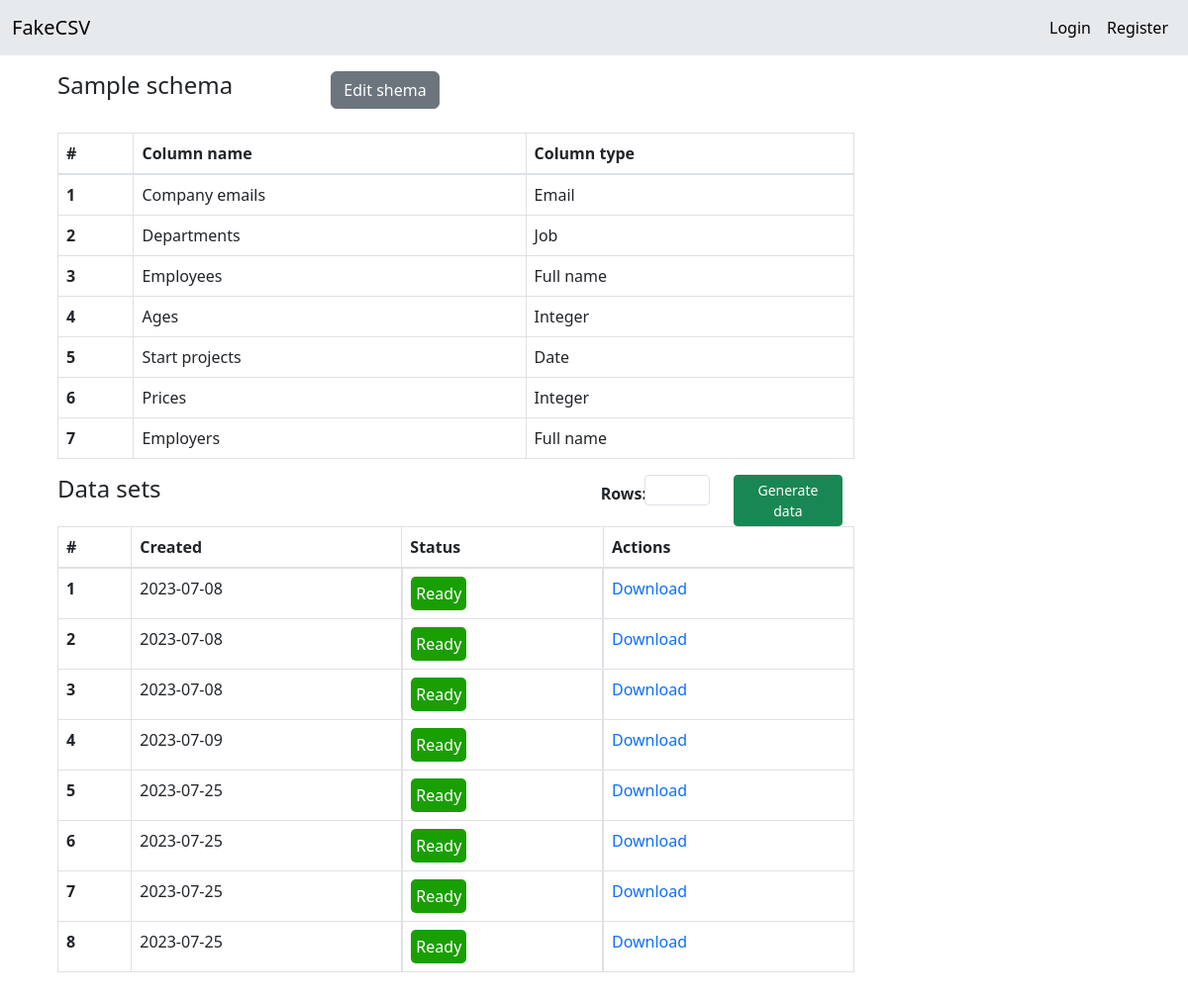
The page /data-sets/Planeks/ on the database its author committed.
### CSV_converter/models.py (models this page shows, shortened)
class Column(models.Model):
    name = models.CharField(max_length=255)
    type = models.CharField(
        max_length=255,
        choices=TYPE_CHOICES
    )
    order = models.CharField(max_length=255)
    schema = models.ForeignKey(
        Schema,
        on_delete=models.CASCADE
    )

class File(models.Model):
    name = models.CharField(max_length=255)
    date = models.DateField(auto_now=True)
    schema = models.ForeignKey(
        Schema,
        on_delete=models.CASCADE
    )

### CSV_converter/views.py (the view, shortened to what this page needs)
# urls.py: path('data-sets/<str:name>/', views.DataSetsView.as_view(), name='data_sets'),
class DataSetsView(View):
    template_name = "data_sets.html"
    fake = Faker()
    def get(self, *args, **kwargs):
        name = kwargs.get('name')
        if name:
            schema = get_object_or_404(Schema, schema_name=name)
            columns = schema.column_set.all()
            files = schema.file_set.all()
        else:
            columns = ''
            files = ''
        schema_dict = {"schema_name": schema.schema_name, "columns": columns, "files": files}
        return render(self.request, self.template_name, schema_dict)

### CSV_converter/templates/data_sets.html (shortened to what this page needs)
{% extends 'base.html' %}
{% load static %}
{% block css %}
<link rel="preload" as="style" href="{% static 'css/data_sets.css' %}" onload="this.rel = 'stylesheet'"/>
{% endblock %}
{% block content %}
<div class="col-sm-9 p-3">
  <form method="post">
    <div class="row justify-content-start">
      <div class="col-4">
        <h4>Sample schema</h4>
      </div>
      <div class="col-4">
        <a role="button" href="{% url 'edit_schema' name=schema_name %}" class="btn btn-secondary">Edit shema</a>
      </div>
    </div>
    <br>
    <table class="table table-bordered">
      <thead>
        <tr>
          <th scope="col">#</th>
          <th scope="col">Column name</th>
          <th scope="col">Column type</th>
        </tr>
      </thead>
      <tbody>
        {% for column in columns %}
          <tr>
            <th scope="row">{{ forloop.counter }}</th>
            <td>{{ column.name }}</td>
            <td>{{ column.get_type_display }}</td>
          </tr>
        {% endfor %}
      </tbody>
    </table>
    <div class="container text-left">
      <div class="row justify-content-between">
        <div class="col p-0">
          <h4>Data sets</h4>
        </div>
        <div class="col-4">
          <div class="row justify-content-center">
            <div class="col col-lg-2">
              <label for="rows" class="col-form-label"><b>Rows:</b></label>
            </div>
            <div class="col col-lg-4">
              <input type="text" id="rows" name="rows" class="form-control form-control-sm">
            </div>
            <div class="col">
              <button id="generate-data" type="submit" class="btn btn-success btn-sm">Generate data</button>
            </div>
          </div>
        </div>
      </div>
    </div>
    <table id="data-table" class="table table-bordered">
      <thead>
        <tr>
          <th scope="col">#</th>
          <th scope="col">Created</th>
          <th scope="col">Status</th>
          <th scope="col">Actions</th>
        </tr>
      </thead>
      <tbody id="table-body">
        {% for file in files %}
          <tr>
            <th scope="row">{{ forloop.counter }}</th>
            <td>{{ file.date|date:"Y-m-d" }}</td>
            <td class="status-cell" style="display:flex;">
              <div style="background-color: #1a9f03; border-radius: 5px; padding: 5px; color: white;">Ready</div>
            </td>
            <td><a href="/media/{{ file.name }}">Download</a></td>
          </tr>
        {% endfor %}
      </tbody>
    </table>
  </form>
</div>
{% endblock %}

### CSV_converter/static/css/data_sets.css (style rules this page uses)
a { text-decoration: none; }

### rows shown on the page
Column: name "Company emails", type "Email"
Column: name "Departments", type "Job"
Column: name "Employees", type "Full name"
Column: name "Ages", type "Integer"
Column: name "Start projects", type "Date"
Column: name "Prices", type "Integer"
Column: name "Employers", type "Full name"
File: date "2023-07-08"
File: date "2023-07-08"
File: date "2023-07-08"
File: date "2023-07-09"
File: date "2023-07-25"
File: date "2023-07-25"
File: date "2023-07-25"
File: date "2023-07-25"
